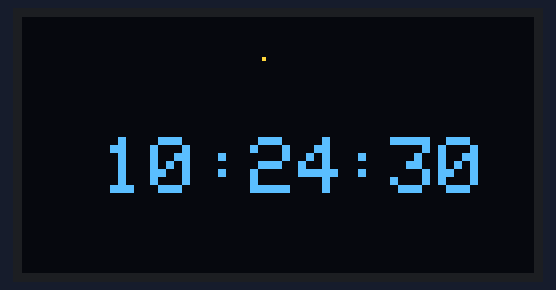
A sketch run on a simulated Arduino Leonardo, built with avr-gcc and run on an emulated ATmega32U4. Parts: 128×64 one-colour display. The OLED is the two-colour kind (top 16 rows yellow); the local clock reads 2024-03-15 10:24:30 at power-on unless the sketch sets it; what the sketch prints to the serial monitor is not drawn.

Above: at 0.1 s.
At 4.3 s:
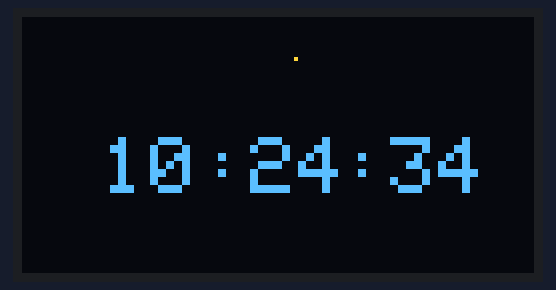
At 9.4 s:
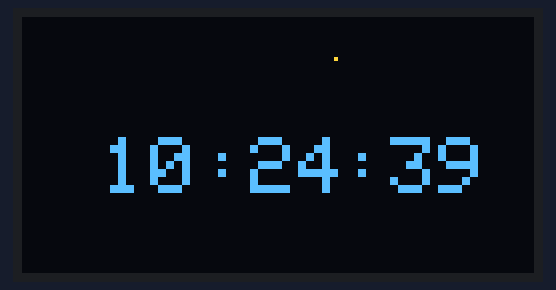
At 18.7 s:
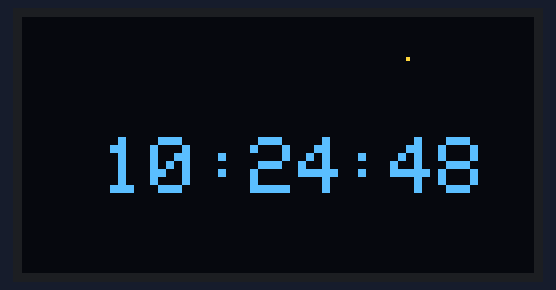
At 28.0 s:
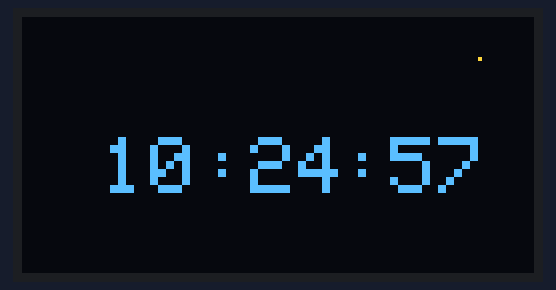
At 38.4 s:
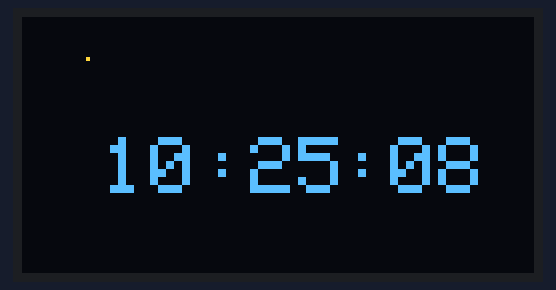

Measured:
- what the display in image 0 shows lasts 1.0 s, from 0.1 s to 1.1 s

The sketch:

ds1307-show-oled.ino
```cpp
// Date and time functions using a DS1307 RTC connected via I2C and Wire lib
#include <Wire.h>
#include "RTClib.h"
#include <SPI.h>
#include <Wire.h>
#include <Adafruit_GFX.h>
#include <Adafruit_SSD1306.h>

RTC_DS1307 rtc;
#define OLED_RESET 4
Adafruit_SSD1306 display(OLED_RESET);


char daysOfTheWeek[8][12] = {"Saturday", "Sunday", "Monday", "Tuesday", "Wednesday", "Thursday", "Friday"};

int counter = 10;
int clock_down = 30;
int twelve_hour = 0;

void setup () {
  while (!Serial); // for Leonardo/Micro/Zero

  Serial.begin(57600);
  if (! rtc.begin()) {
    Serial.println("Couldn't find RTC");
    while (1);
  }

  if (! rtc.isrunning()) {
    Serial.println("RTC is NOT running!");
    // following line sets the RTC to the date & time this sketch was compiled
    rtc.adjust(DateTime(F(__DATE__), F(__TIME__)));
    // This line sets the RTC with an explicit date & time, for example to set
    // January 21, 2014 at 3am you would call:
    // rtc.adjust(DateTime(2016, 12, 24, 13, 45, 0));
  }

   display.begin(SSD1306_SWITCHCAPVCC, 0x3C);

}

void loop () {
    DateTime now = rtc.now();

    Serial.print("Current Time: y=");
    Serial.print(now.year(), DEC);
    Serial.print(" month=");
    // WTF?
    Serial.print(now.month() - 1, DEC);
    Serial.print(" day=");
    Serial.print(now.day(), DEC);
    Serial.print(" day-of-week=");
    Serial.print(now.dayOfTheWeek(), DEC);
    // WTF?
    Serial.print(" day-of-week-string=");
    Serial.print(daysOfTheWeek[now.dayOfTheWeek() - 2]);
    Serial.print(" hour=");
    Serial.print(now.hour(), DEC);
    Serial.print(" min=");
    Serial.print(now.minute(), DEC);
    Serial.print(" sec=");
    Serial.print(now.second(), DEC);

    Serial.println();


    display.clearDisplay();
    display.drawPixel(now.second() * 2, 10, WHITE);


    display.setTextSize(2);
    display.setTextColor(WHITE);

    // hour
    // calculate 12 hour time
    twelve_hour = now.hour() % 12;
    display.setCursor(20,clock_down);
    if (twelve_hour < 10) display.print(" ");
    display.print(twelve_hour);

    // min
    display.setCursor(45,clock_down);
    display.print(":");
    if (now.minute() < 10) display.print("0");
    display.print(now.minute());

    // sec

    display.setCursor(80,clock_down);
    display.print(":");
    if (now.second() < 10) display.print("0");
    display.print(now.second());
    display.display();

    delay(1000);
    counter++;
}
```
